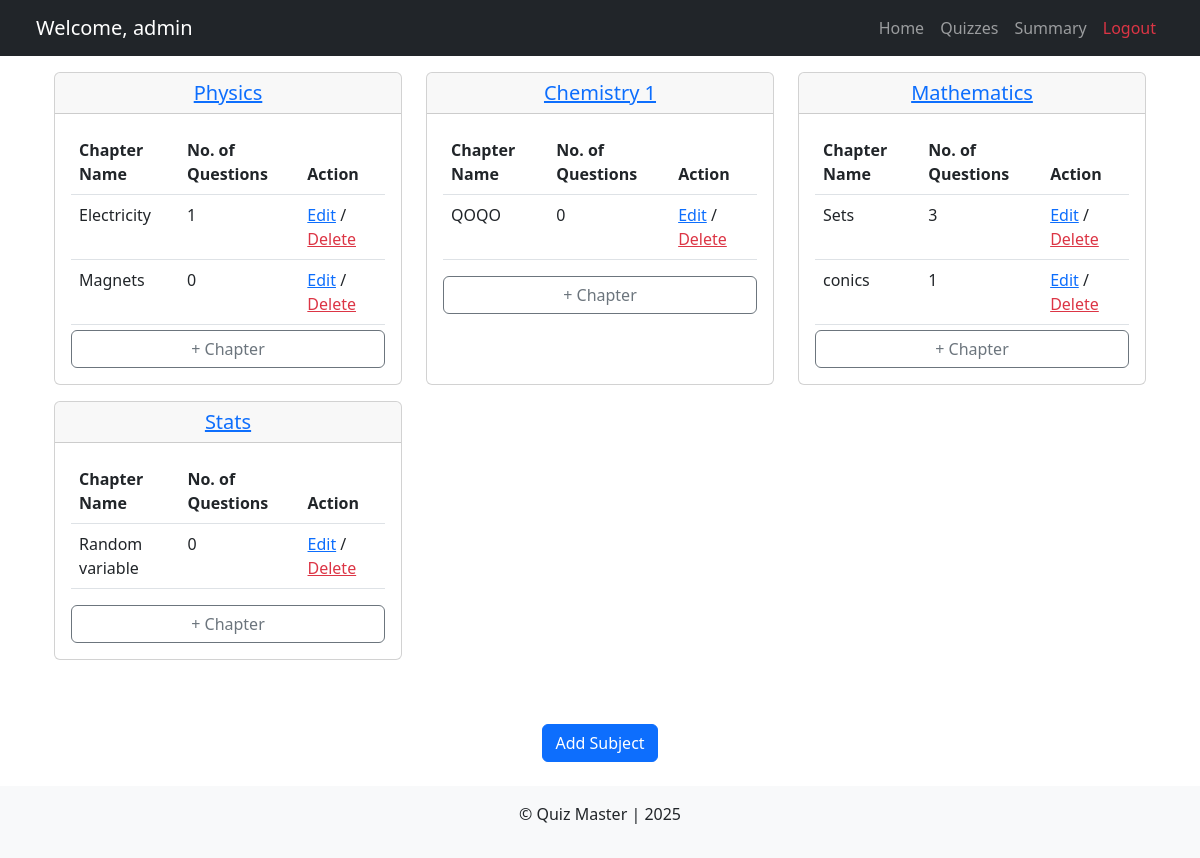
The page /dashboard (signed in) on the database its author committed.
### models.py (models this page shows)
class User(db.Model, UserMixin):
  id = db.Column(db.Integer, primary_key=True)
  name = db.Column(db.String(100), nullable=False)
  email = db.Column(db.String(150), unique=True, nullable=False)
  pwd = db.Column(db.String(255), nullable=False)
  dob = db.Column(db.String, nullable=False)
  role_id = db.Column(db.Integer, db.ForeignKey('role.id'), default=1)
  active = db.Column(db.Boolean, default=True)
  fs_uniquifier = db.Column(db.String, unique=True, default=lambda: str(uuid.uuid4()))
  attempts = db.relationship('QuizAttempt', backref='user', cascade="all, delete", lazy=True)

class Subject(db.Model):
  id = db.Column(db.Integer, primary_key=True)
  name = db.Column(db.String(100), unique=True, nullable=False)
  description = db.Column(db.Text, nullable=True)
  chapters = db.relationship('Chapter', backref='subject', cascade="all, delete", lazy=True)

class Chapter(db.Model):
  id = db.Column(db.Integer, primary_key=True)
  name = db.Column(db.String(100), nullable=False)
  description = db.Column(db.Text, nullable=True)
  subject_id = db.Column(db.Integer, db.ForeignKey('subject.id'), nullable=False)
  questions = db.relationship('Question', backref='chapter', cascade="all, delete", lazy=True)
  quizzes = db.relationship('Quiz', backref='chapter', cascade="all, delete", lazy=True)

### routes.py (the view)
@app.route('/dashboard')
@auth_required()
def dashboard():
  if current_user.role_id != 0:
    flash("Unauthorized access!", "danger")
    return redirect(url_for('user_dashboard'))
  subjects = Subject.query.all()
  return render_template('admin/admin_dashboard.html', subjects=subjects)

### templates/admin/admin_dashboard.html (shortened to what this page needs)
{% extends 'admin/admin_base.html' %}
{% block content %}
<div class="container">
  {% if subjects %}
  <div class="row">
    {% for subject in subjects %}
    <div class="col-12 col-md-6 col-lg-4 mb-3">
      <div class="card h-100">
        <h5 class="card-header text-center">
          <a href="{{ url_for('edit_subject', subject_id=subject.id) }}">{{ subject.name }}</a>
        </h5>
        <div class="card-body">
          <div class="table-responsive" style="max-height: 200px; overflow-y: auto;">
            <table class="table">
              <thead>
                <tr>
                  <th>Chapter Name</th>
                  <th>No. of Questions</th>
                  <th>Action</th>
                </tr>
              </thead>
              <tbody>
                {% for chapter in subject.chapters %}
                <tr>
                  <td>{{ chapter.name }}</td>
                  <td>{{ chapter.questions|length }}</td>
                  <td>
                    <a href="{{ url_for('edit_chapter', chapter_id=chapter.id) }}" class="text-primary">Edit</a> /
                    <a href="{{ url_for('delete_chapter', chapter_id=chapter.id) }}" class="text-danger" onclick="return confirm('Are you sure you want to delete this chapter?')">Delete</a>
                  </td>
                </tr>
                {% endfor %}
              </tbody>
            </table>
          </div>
          <a href="{{ url_for('add_chapter', subject_name=subject.name) }}" class="btn btn-outline-secondary d-block mx-auto">+ Chapter</a>
        </div>
      </div>
    </div>
    {% endfor %}
  </div>
  {% else %}
    <h2 class="text-center">No Subjects Available</h2>
  {% endif %}
</div>
<div class="text-center">
  <a href="{{ url_for('add_subject') }}" class="btn btn-primary mt-5">Add Subject</a>
</div>
{% endblock %}

### templates/admin/admin_base.html (shortened to what this page needs)
<!DOCTYPE html>
<html lang="en">
<head>
  <link href="https://cdn.jsdelivr.net/npm/bootstrap@5.3.0/dist/css/bootstrap.min.css" rel="stylesheet">
</head>
<body>
<header>
  <nav class="navbar navbar-expand-lg navbar-dark bg-dark px-4">
    <div class="container-fluid">
      <span class="navbar-brand">
          Welcome, {% if current_user.is_authenticated %} {{ current_user.name }} {% else %} Guest {% endif %}
      </span>
      <div class="collapse navbar-collapse justify-content-end" id="navbarNav">
        <ul class="navbar-nav">
          <li class="nav-item"><a class="nav-link" href="{{ url_for('dashboard') }}">Home</a></li>
          <li class="nav-item"><a class="nav-link" href="{{ url_for('quiz') }}"> Quizzes</a></li>
          <li class="nav-item"><a class="nav-link" href="{{ url_for('summary') }}">Summary</a></li>
          <li class="nav-item"><a class="nav-link text-danger" href="{{ url_for('logout') }}">Logout</a></li>
        </ul>
      </div>
    </div>
  </nav>
</header>
<main class="container mt-3">
  {% block content %}{% endblock %}
</main>
<footer class="text-center mt-4 py-3 bg-light">
  <p>&copy; Quiz Master | 2025</p>
</footer>
</body>
</html>

### rows shown on the page
User: name "admin"
Subject: name "Physics"
Chapter: name "Electricity", questions|length "1"
Chapter: name "Magnets", questions|length "0"
Subject: name "Chemistry 1"
Chapter: name "QOQO", questions|length "0"
Subject: name "Mathematics"
Chapter: name "Sets", questions|length "3"
Chapter: name "conics", questions|length "1"
Subject: name "Stats"
Chapter: name "Random variable", questions|length "0"
